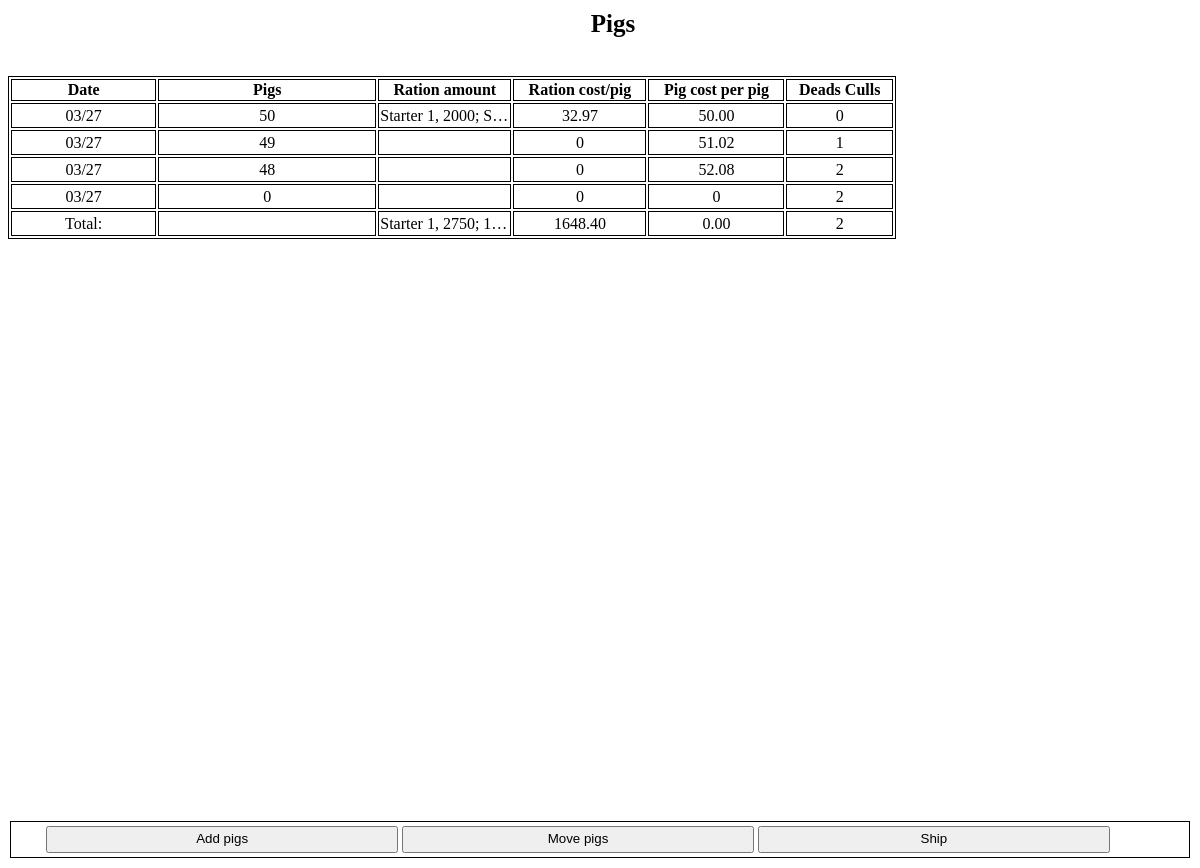
/pigs/pen2/pigsforpen/ (signed in), run on the app's committed database.
### pigs/models.py (models this page shows, shortened)
class Pigsinpen(models.Model):
    pigpen = models.ForeignKey(Pigpen,on_delete=models.CASCADE)
    pigs = models.PositiveIntegerField()
    pig_cost_total = models.DecimalField(max_digits=6,decimal_places=2)
    date = models.DateTimeField()
    notes = models.CharField(max_length = 300,blank=True,null = True)

class Pigpen(models.Model):
    pen = models.CharField(max_length=2,primary_key=True)
    def __str__(self):
        return str(self.pen)
    class Meta:
        ordering = ['pen']

### pigs/views.py (the view)
# urls.py: url(r'^pen(?P<pk>[0-9]+)/pigsforpen/$', views.pigsforpen.as_view(), name= 'pigsforpen'),
class pigsforpen(LoginRequiredMixin, generic.DetailView):
    model = Pigpen
    template_name = 'pigs/pigsforpen.html'

### pigs/templatetags/appfilters.py (called while the page is built)
@register.simple_tag
def cost(pigs,pigs_in_pen):
    try:
        return round(pigration.objects.filter(pigsinapen=pigs).aggregate(total = Sum('ration_price'))['total'] / pigs_in_pen ,2)
    except:
        return 0

@register.simple_tag
def totalcost(pigpen):
   try:
        return round(pigration.objects.filter(pigpen=pigpen).aggregate(total= Sum('ration_price'))['total'],2)
   except:
        return 0

@register.filter
def divide(value,key):
    try:
        return round(value / key,2)
    except:
        return 0

@register.simple_tag
def ration(pigs):
    result = ("; ".join(str(e) for e in list(pigration.objects.values_list('ration').filter(pigsinapen = pigs).annotate(Sum('ration_amount')).order_by('date'))))
    return result.translate({ord(r): None for r in "(')"})

@register.simple_tag
def rationtotal(pigpen):
     result = ("; ".join(str(e) for e in list(pigration.objects.values_list('ration').order_by('ration').filter(pigpen=pigpen).annotate(Sum('ration_amount')))))
     return result.translate({ord(r): None for r in "(')"})

@register.simple_tag
def deads(pigpen,date):
    d = str(deadculled.objects.filter(pigpen=pigpen).filter(date__lte=date).values_list('dead').aggregate(deads = Coalesce(Sum(F('dead')),0)))
    mod = d.translate({ord(r): None for r in "{}'"})
    return mod

@register.simple_tag
def culls(pigpen,date):
    c = str(deadculled.objects.filter(pigpen=pigpen).filter(date__lte=date).values_list('culled').aggregate(culls = Coalesce(Sum(F('culled')),0)))
    mod = c.translate({ord(r): None for r in "{}'"})
    return mod

@register.simple_tag
def totaldead(pigpen,date):
    td = deadculled.objects.filter(pigpen=pigpen).filter(date__lte=date).aggregate(total=Coalesce(Sum(F('culled')),0) + Coalesce(Sum(F('dead')),0))['total']
    return td

### pigs/templates/pigs/pigsforpen.html (shortened to what this page needs)
﻿<!DOCTYPE html>
{% load static %}
{% load appfilters %}
<link rel="stylesheet" type="text/css" href="{% static 'pigs/pigsforpen.css' %}" />
<link rel="stylesheet" type="text/css" href="{% static 'pigs/Generalstyles.css' %}" />
<link rel="stylesheet" type="text/css" href="{% static 'pigs/formstyles.css' %}" />
<html lang="en" xmlns="http://www.w3.org/1999/xhtml">
<head>
</head>
<body ontouchstart="">
    <div class="headerwitharrow">
        <h1>Pigs</h1>
    </div>
    <div class="tablewrapper">
    <div class="tablescroll">
    <table class="col-m-10 col-9 sortable">
        <tr>
            <th class="col-s-2">Date</th>
            <th class="col-s-1 col-m-2">Pigs</th>
            <th class="col-s-3">Ration amount</th>
            <th class="col-s-2">
                Ration cost/pig
            </th>
            <th class="col-s-2">Pig cost per pig</th>
            <th class="col-s-2">Deads Culls</th>
        </tr>
        {% for pig in pigpen.pigsinpen_set.all %}
        <tr>
            <td class="col-s-2 cos-m-2 col-2">{{pig.date|date:"m/j"}}</td>
            <td class="col-m-2 col-3 col-s-1">{{pig.pigs}}</td>
            {% ration pig.id as ration %}
            <td class="overflow">{{ration}}</td>
            {% cost pig.id pig.pigs as cost %}
            <td>{{cost}}</td>
            <td>{{pig.pig_cost_total|divide:pig.pigs}}</td>
            <td class="hovertd">
                <div class="hover">
                    {% totaldead pigpen pig.date %}
                </div>
            </td>
        </tr>
        {% if forloop.last %}
        <tr>
            <td>Total:</td>
            <td>{{pig.p}}</td>
            {% rationtotal pigpen as total%}
            <td class="overflow">{{total}}</td>
            <td>{% totalcost pigpen %}</td>
            <td>{{pig.pig_cost_total}}</td>
            <td>{% totaldead pigpen pig.date %}</td>
        </tr>
        {%endif%}
        {%endfor%}
    </table>
        </div>
        </div>
    <nav>
        <button class="navbutton"><a class="nostyle block" href="{% url 'pigs:addpigs' pigpen %}">Add pigs</a></button>
        {% if pigpen.pigsinpen_set.exists %}
        <button class="navbutton"><a class="nostyle block" href="{% url 'pigs:movepigs' pigpen %}">Move pigs</a></button>
        <button class="navbutton"><a class="nostyle block" href="{% url 'pigs:ship' pigpen %}">Ship</a></button>
        {%else%}
        <button disabled class="navbutton">Move pigs</button>
        <button disabled class="navbutton">Ship</button>
        {%endif%}
        </nav>
</body>
</html>

### pigs/static/pigs/pigsforpen.css (style rules this page uses)
﻿body, html { overflow:hidden; height:100%; }
table, th, td { border:1px solid black; cursor:default; font-size:1em; }
td { text-align:center; transition:all 3s ease-in-out; }
td.overflow { overflow:hidden; white-space:nowrap; text-overflow:ellipsis; max-width:6ch; }
.tablewrapper { position:relative; height:100%; }
.tablescroll { height: calc(100% - 100px); width:100%; overflow-y:auto; margin-top:50px; overflow-x:hidden; padding-right:27px; }

### pigs/static/pigs/Generalstyles.css (style rules this page uses)
@media screen and (min-width: 768px) { .col-2 { width: 16.66%; } }
@media screen and (min-width: 768px) { .col-3 { width: 25%; } }
@media screen and (min-width: 768px) { .col-9 { width: 75%; } }
a.nostyle { text-decoration:none; color:black; cursor:pointer; display:block; }
a.block { display:block; height:100%; width:100%; }
.headerwitharrow { position: fixed; width: 100%; height: 40px; display: block; z-index: 4; background-color: white; top: 0; padding-top:10px; }
.headerwitharrow h1 { text-align:center; font-size:25px; white-space:nowrap; width:100%; margin:0 5px 0 5px; }
nav { position:fixed; bottom:10px; right:10px; left:10px; height:35px; background-color:white; border:1px solid black; z-index:99; line-height:35px; display:inline-block; padding-right:5px; }
nav .navbutton { position:relative; vertical-align:middle; left:3%; width:30%; height:78%; bottom:6%; text-align:center; padding:3px 6px 3px; }

### pigs/static/pigs/formstyles.css (style rules this page uses)
td { height:25px; }

### data on the page
Pigsinpen: date "03/27", pigs "50", ration "Starter 1, 2000; S…", cost "32.97", pig_cost_total|divide "50.00", date.pen "0"
Pigsinpen: date "03/27", pigs "49", cost "0", pig_cost_total|divide "51.02", date.pen "1"
Pigsinpen: date "03/27", pigs "48", cost "0", pig_cost_total|divide "52.08", date.pen "2"
Pigsinpen: date "03/27", pigs "0", cost "0", pig_cost_total|divide "0", date.pen "2", total "Starter 1, 2750; 1…", pig_cost_total "0.00"
Pigpen: pen "1648.40"
